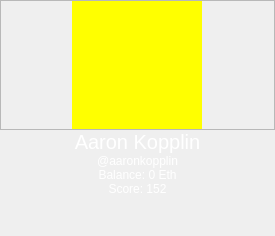
              <widget class="QWidget" name="page">
               <layout class="QVBoxLayout" name="verticalLayout_13">
                <property name="spacing">
                 <number>0</number>
                </property>
                <property name="leftMargin">
                 <number>0</number>
                </property>
                <property name="topMargin">
                 <number>0</number>
                </property>
                <property name="rightMargin">
                 <number>0</number>
                </property>
                <property name="bottomMargin">
                 <number>0</number>
                </property>
                <item>
                 <widget class="QFrame" name="frame_11">
                  <property name="sizePolicy">
                   <sizepolicy hsizetype="Minimum" vsizetype="Fixed">
                    <horstretch>0</horstretch>
                    <verstretch>0</verstretch>
                   </sizepolicy>
                  </property>
                  <property name="minimumSize">
                   <size>
                    <width>275</width>
                    <height>130</height>
                   </size>
                  </property>
                  <property name="maximumSize">
                   <size>
                    <width>16777215</width>
                    <height>130</height>
                   </size>
                  </property>
                  <property name="sizeIncrement">
                   <size>
                    <width>0</width>
                    <height>130</height>
                   </size>
                  </property>
                  <property name="styleSheet">
                   <string notr="true"/>
                  </property>
                  <property name="frameShape">
                   <enum>QFrame::StyledPanel</enum>
                  </property>
                  <property name="frameShadow">
                   <enum>QFrame::Raised</enum>
                  </property>
                  <layout class="QHBoxLayout" name="horizontalLayout_9">
                   <property name="spacing">
                    <number>0</number>
                   </property>
                   <property name="leftMargin">
                    <number>0</number>
                   </property>
                   <property name="topMargin">
                    <number>0</number>
                   </property>
                   <property name="rightMargin">
                    <number>0</number>
                   </property>
                   <property name="bottomMargin">
                    <number>0</number>
                   </property>
                   <item>
                    <widget class="QLabel" name="profile_label">
                     <property name="sizePolicy">
                      <sizepolicy hsizetype="Maximum" vsizetype="MinimumExpanding">
                       <horstretch>0</horstretch>
                       <verstretch>0</verstretch>
                      </sizepolicy>
                     </property>
                     <property name="maximumSize">
                      <size>
                       <width>130</width>
                       <height>130</height>
                      </size>
                     </property>
                     <property name="styleSheet">
                      <string notr="true">border-radius: 65px;
border: 2px;
border-color: red;
background-color: yellow;</string>
                     </property>
                     <property name="text">
                      <string/>
                     </property>
                    </widget>
                   </item>
                  </layout>
                 </widget>
                </item>
                <item>
                 <widget class="QLabel" name="name_label">
                  <property name="styleSheet">
                   <string notr="true">font-size: 20px; color: white;</string>
                  </property>
                  <property name="text">
                   <string>Aaron Kopplin</string>
                  </property>
                  <property name="alignment">
                   <set>Qt::AlignCenter</set>
                  </property>
                 </widget>
                </item>
                <item>
                 <widget class="QLabel" name="username_label">
                  <property name="styleSheet">
                   <string notr="true">color: white;</string>
                  </property>
                  <property name="text">
                   <string>@aaronkopplin</string>
                  </property>
                  <property name="alignment">
                   <set>Qt::AlignCenter</set>
                  </property>
                 </widget>
                </item>
                <item>
                 <widget class="QLabel" name="balance_label">
                  <property name="styleSheet">
                   <string notr="true">color: white;</string>
                  </property>
                  <property name="text">
                   <string>Balance: 0 Eth</string>
                  </property>
                  <property name="alignment">
                   <set>Qt::AlignCenter</set>
                  </property>
                 </widget>
                </item>
                <item>
                 <widget class="QLabel" name="label_13">
                  <property name="styleSheet">
                   <string notr="true">color: white;</string>
                  </property>
                  <property name="text">
                   <string>Score: 152</string>
                  </property>
                  <property name="alignment">
                   <set>Qt::AlignCenter</set>
                  </property>
                 </widget>
                </item>
                <item>
                 <spacer name="verticalSpacer_4">
                  <property name="orientation">
                   <enum>Qt::Vertical</enum>
                  </property>
                  <property name="sizeHint" stdset="0">
                   <size>
                    <width>20</width>
                    <height>40</height>
                   </size>
                  </property>
                 </spacer>
                </item>
               </layout>
              </widget>
